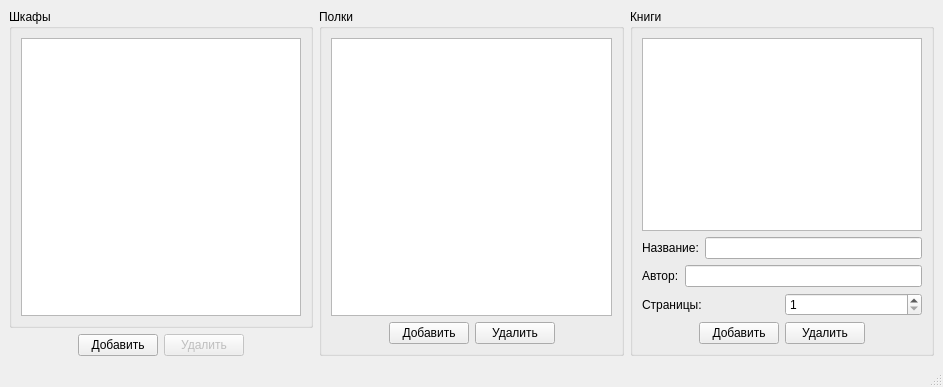
<?xml version="1.0" encoding="UTF-8"?>
<ui version="4.0">
 <class>MainWindow</class>
 <widget class="QMainWindow" name="MainWindow">
  <property name="geometry">
   <rect>
    <x>0</x>
    <y>0</y>
    <width>943</width>
    <height>387</height>
   </rect>
  </property>
  <property name="windowTitle">
   <string>Хранилище книг - Ермолаева В.А.(студентка группы КББО-02-18)</string>
  </property>
  <widget class="QWidget" name="centralwidget">
   <layout class="QHBoxLayout" name="horizontalLayout_2">
    <item>
     <layout class="QVBoxLayout" name="verticalLayout">
      <item>
       <widget class="QGroupBox" name="groupBox">
        <property name="title">
         <string>Шкафы</string>
        </property>
        <layout class="QHBoxLayout" name="horizontalLayout">
         <item>
          <widget class="QListWidget" name="listWidget_BookShelfs"/>
         </item>
        </layout>
       </widget>
      </item>
      <item>
       <layout class="QHBoxLayout" name="horizontalLayout_3">
        <item>
         <spacer name="horizontalSpacer_2">
          <property name="orientation">
           <enum>Qt::Horizontal</enum>
          </property>
          <property name="sizeHint" stdset="0">
           <size>
            <width>40</width>
            <height>20</height>
           </size>
          </property>
         </spacer>
        </item>
        <item>
         <widget class="QPushButton" name="pushButton_addBookShelf">
          <property name="text">
           <string>Добавить</string>
          </property>
         </widget>
        </item>
        <item>
         <widget class="QPushButton" name="pushButton_delBookShelf">
          <property name="enabled">
           <bool>false</bool>
          </property>
          <property name="text">
           <string>Удалить</string>
          </property>
         </widget>
        </item>
        <item>
         <spacer name="horizontalSpacer">
          <property name="orientation">
           <enum>Qt::Horizontal</enum>
          </property>
          <property name="sizeHint" stdset="0">
           <size>
            <width>40</width>
            <height>20</height>
           </size>
          </property>
         </spacer>
        </item>
       </layout>
      </item>
     </layout>
    </item>
    <item>
     <layout class="QVBoxLayout" name="verticalLayout_2">
      <item>
       <widget class="QGroupBox" name="groupBox_2">
        <property name="title">
         <string>Полки</string>
        </property>
        <layout class="QVBoxLayout" name="verticalLayout_4">
         <item>
          <widget class="QListView" name="listView"/>
         </item>
         <item>
          <layout class="QHBoxLayout" name="horizontalLayout_6">
           <item>
            <spacer name="horizontalSpacer_3">
             <property name="orientation">
              <enum>Qt::Horizontal</enum>
             </property>
             <property name="sizeHint" stdset="0">
              <size>
               <width>40</width>
               <height>20</height>
              </size>
             </property>
            </spacer>
           </item>
           <item>
            <widget class="QPushButton" name="pushButton_addShelf">
             <property name="text">
              <string>Добавить</string>
             </property>
            </widget>
           </item>
           <item>
            <widget class="QPushButton" name="pushButton_delShelf">
             <property name="text">
              <string>Удалить</string>
             </property>
            </widget>
           </item>
           <item>
            <spacer name="horizontalSpacer_4">
             <property name="orientation">
              <enum>Qt::Horizontal</enum>
             </property>
             <property name="sizeHint" stdset="0">
              <size>
               <width>40</width>
               <height>20</height>
              </size>
             </property>
            </spacer>
           </item>
          </layout>
         </item>
        </layout>
       </widget>
      </item>
     </layout>
    </item>
    <item>
     <layout class="QVBoxLayout" name="verticalLayout_3">
      <item>
       <widget class="QGroupBox" name="groupBox_3">
        <property name="title">
         <string>Книги</string>
        </property>
        <layout class="QVBoxLayout" name="verticalLayout_5">
         <item>
          <widget class="QListWidget" name="listWidget_2"/>
         </item>
         <item>
          <layout class="QHBoxLayout" name="horizontalLayout_7">
           <item>
            <widget class="QLabel" name="label">
             <property name="text">
              <string>Название:</string>
             </property>
            </widget>
           </item>
           <item>
            <widget class="QLineEdit" name="lineEdit_name">
             <property name="toolTipDuration">
              <number>-1</number>
             </property>
            </widget>
           </item>
          </layout>
         </item>
         <item>
          <layout class="QHBoxLayout" name="horizontalLayout_8">
           <item>
            <widget class="QLabel" name="label_2">
             <property name="text">
              <string>Автор:</string>
             </property>
            </widget>
           </item>
           <item>
            <widget class="QLineEdit" name="lineEdit_author"/>
           </item>
          </layout>
         </item>
         <item>
          <layout class="QHBoxLayout" name="horizontalLayout_9">
           <item>
            <widget class="QLabel" name="label_3">
             <property name="text">
              <string>Страницы:</string>
             </property>
            </widget>
           </item>
           <item>
            <widget class="QSpinBox" name="spinBox_pages">
             <property name="minimum">
              <number>1</number>
             </property>
             <property name="maximum">
              <number>300</number>
             </property>
            </widget>
           </item>
          </layout>
         </item>
         <item>
          <layout class="QHBoxLayout" name="horizontalLayout_10">
           <item>
            <spacer name="horizontalSpacer_5">
             <property name="orientation">
              <enum>Qt::Horizontal</enum>
             </property>
             <property name="sizeHint" stdset="0">
              <size>
               <width>40</width>
               <height>20</height>
              </size>
             </property>
            </spacer>
           </item>
           <item>
            <widget class="QPushButton" name="pushButton_addBook">
             <property name="text">
              <string>Добавить</string>
             </property>
            </widget>
           </item>
           <item>
            <widget class="QPushButton" name="pushButton_delBook">
             <property name="text">
              <string>Удалить</string>
             </property>
            </widget>
           </item>
           <item>
            <spacer name="horizontalSpacer_6">
             <property name="orientation">
              <enum>Qt::Horizontal</enum>
             </property>
             <property name="sizeHint" stdset="0">
              <size>
               <width>40</width>
               <height>20</height>
              </size>
             </property>
            </spacer>
           </item>
          </layout>
         </item>
        </layout>
       </widget>
      </item>
     </layout>
    </item>
   </layout>
  </widget>
  <widget class="QMenuBar" name="menubar">
   <property name="geometry">
    <rect>
     <x>0</x>
     <y>0</y>
     <width>943</width>
     <height>21</height>
    </rect>
   </property>
  </widget>
  <widget class="QStatusBar" name="statusbar"/>
 </widget>
 <resources/>
 <connections/>
</ui>
